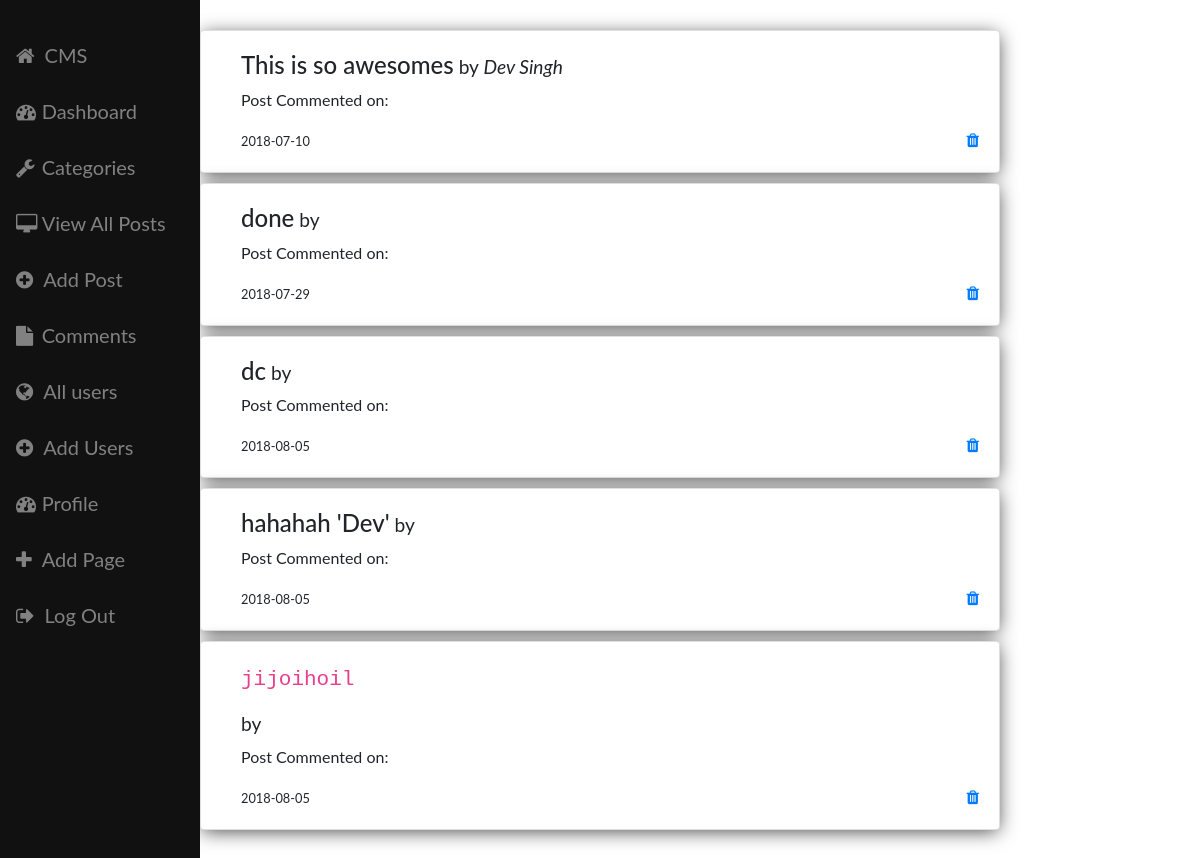
Page /admin/comments.php (signed in) on the committed database.
### tables this page shows
CREATE TABLE `comments` (
  `comment_id` int(3) NOT NULL,
  `comment_post_id` int(3) NOT NULL,
  `comment_date` date NOT NULL,
  `comment_author` varchar(255) NOT NULL,
  `comment_email` varchar(255) NOT NULL,
  `comment_content` text NOT NULL,
  `comment_status` varchar(255) NOT NULL
);

### admin/comments.php (called while the page is built, shortened)
<?php include "includes/header_admin.php" ?>
<?php include "includes/navigation_admin.php"; ?>
<?php
comment::print_all_comments();
?>
<?php include "includes/footer_admin.php" ?>

### admin/controller/comment_controller.php (the view, shortened to what this page needs)
<?php
class comment{
    static function get_all_comment(){
        global $connection;
        $query_all_comments = "SELECT * FROM comments";
        $result_all_comments = mysqli_query($connection, $query_all_comments);
        return $result_all_comments;
    }
    static function print_all_comments(){
        $result = comment::get_all_comment();
        while($row = mysqli_fetch_assoc($result)){
            ?>
            <div class="card category-card">
                <div class="card-body">
                    <h4><?php echo $row['comment_content'] ?><small> by <i><?php echo $row['comment_author'];?></i></small></h4>
                    <p>Post Commented on:
                    </p>
                    <small><?php echo $row['comment_date'];?></small>
                    <a class="right" href="comments.php?remove=<?php echo $row['comment_id']  ?>"><i class="fa fa-trash" aria-hidden="true"></i></a>
                </div>
            </div>
            <?php
        }
    }
}
?>

### admin/css/sb-admin.css (style rules this page uses)
body { padding:0px; margin: 0px; padding-top: 20px; }
.card { max-width: 800px; margin: 0 auto; -webkit-box-shadow: 0px 3px 19px -2px rgba(0,0,0,0.75); -moz-box-shadow: 0px 3px 19px -2px rgba(0,0,0,0.75); box-shadow: 0px 3px 19px -2px rgba(0,0,0,0.75); }
body { font-family: "Lato", sans-serif; }
.card-body { margin-left: 20px; }
.right { float: right; }
.category-card { margin-top: 10px; }
.category-card:last-of-type { margin-bottom: 30px; }

### rows in the picture
comments: comment_content "This is so awesomes", comment_author "Dev Singh", comment_date "2018-07-10"
comments: comment_content "done", comment_date "2018-07-29"
comments: comment_content "dc", comment_date "2018-08-05"
comments: comment_content "hahahah 'Dev'", comment_date "2018-08-05"
comments: comment_content "jijoihoil", comment_date "2018-08-05"
